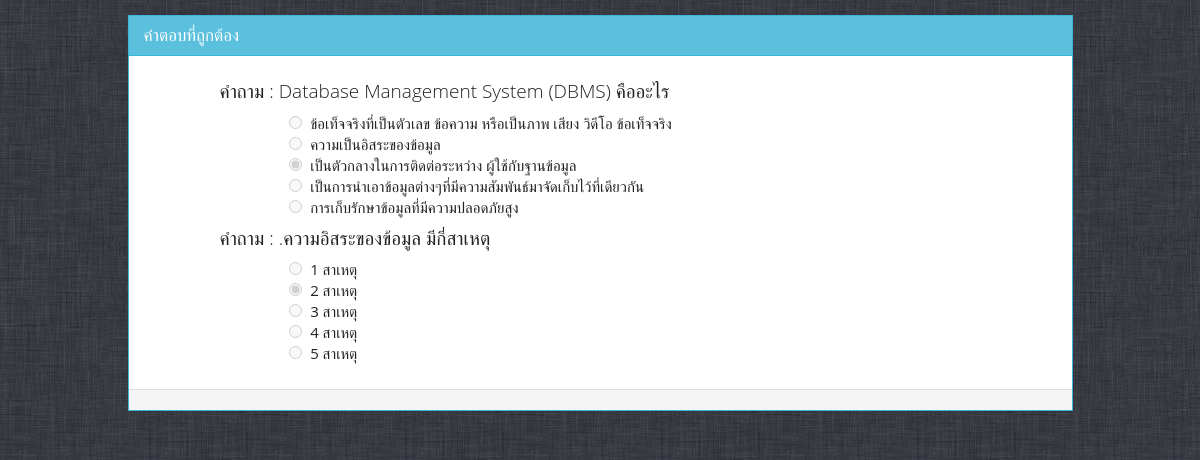
The app's page /user/exam_correct/a:2:{i:8;s:1:"3";i:7;s:1:"2";} with its own data.
### tables this page shows
CREATE TABLE `exam` (
  `id` int(5) NOT NULL,
  `topic_id` int(5) NOT NULL,
  `question` tinytext NOT NULL,
  `choice1` varchar(100) NOT NULL,
  `choice2` varchar(100) NOT NULL,
  `choice3` varchar(100) NOT NULL,
  `choice4` varchar(100) NOT NULL,
  `choice5` varchar(100) NOT NULL,
  `answer` int(1) NOT NULL
);

### application/controllers/User.php (called while the page is built, shortened)
<?php
class User extends Public_Controller {
	function exam_correct($correct='')
	{
		$data['correct'] = unserialize(urldecode($correct));
		$this->load->view('correct',$data);
	}
}

### index.php (called while the page is built, shortened)
<?php
require_once BASEPATH.'core/CodeIgniter.php';

### application/views/correct.php (the view, shortened to what this page needs)
<div class="container">
  <div class="row">
    <div class="col-sm-10 col-sm-offset-1">
      <div class="panel panel-info">
        <div class="panel-heading">
          <h3 class="panel-title"> คำตอบที่ถูกต้อง </h3>
        </div>
        <div class="panel-body">
        <?php
          foreach ($correct as $_c => $c) {
            $exam = $this->db->where('id',$_c)->get('exam')->row_array();
            ?>
          <div class="col-sm-offset-1">
            <h4><?php echo 'คำถาม : '.$exam['question']; ?></h4> <div class="col-sm-offset-1">
              <?php echo ($exam['choice1'] !== ' ') ? form_radio(array('disabled'=>TRUE),'1',($exam['answer'] == '1')).nbs().$exam['choice1'].br() : ''; ?>
              <?php echo ($exam['choice2'] !== ' ') ? form_radio(array('disabled'=>TRUE),'2',($exam['answer'] == '2')).nbs().$exam['choice2'].br() : ''; ?>
              <?php echo ($exam['choice3'] !== ' ') ? form_radio(array('disabled'=>TRUE),'3',($exam['answer'] == '3')).nbs().$exam['choice3'].br() : ''; ?>
              <?php echo ($exam['choice4'] !== ' ') ? form_radio(array('disabled'=>TRUE),'4',($exam['answer'] == '4')).nbs().$exam['choice4'].br() : ''; ?>
              <?php echo ($exam['choice5'] !== ' ') ? form_radio(array('disabled'=>TRUE),'5',($exam['answer'] == '5')).nbs().$exam['choice5'].br() : ''; ?>
            </div> <p class="help-block text-right"></p> </div>
          <?php
          }
        ?>
        </div>
        <div class="panel-footer">
        </div>
      </div>
    </div>
  </div>
</div>

### assets/css/style.css (style rules this page uses)
html { position: relative; min-height: 100%; padding: 0px; }
body { margin-top: 1em; background-image: url('../images/front.png'); background-repeat: repeat; }

### records on screen
exam: question "Database Management System (DBMS) คืออะไร", choice1 "ข้อเท็จจริงที่เป็นตัวเลข ข้อความ หรือเป็นภาพ เสียง วิดีโอ ข้อเท็จจริง", choice2 "ความเป็นอิสระของข้อมูล", choice3 "เป็นตัวกลางในการติดต่อระหว่าง ผู้ใช้กับฐานข้อมูล", choice4 "เป็นการนำเอาข้อมูลต่างๆที่มีความสัมพันธ์มาจัดเก็บไว้ที่เดียวกัน", choice5 "การเก็บรักษาข้อมูลที่มีความปลอดภัยสูง"
exam: question ".ความอิสระของข้อมูล มีกี่สาเหตุ", choice1 "1 สาเหตุ", choice2 "2 สาเหตุ", choice3 "3 สาเหตุ", choice4 "4 สาเหตุ", choice5 "5 สาเหตุ"
